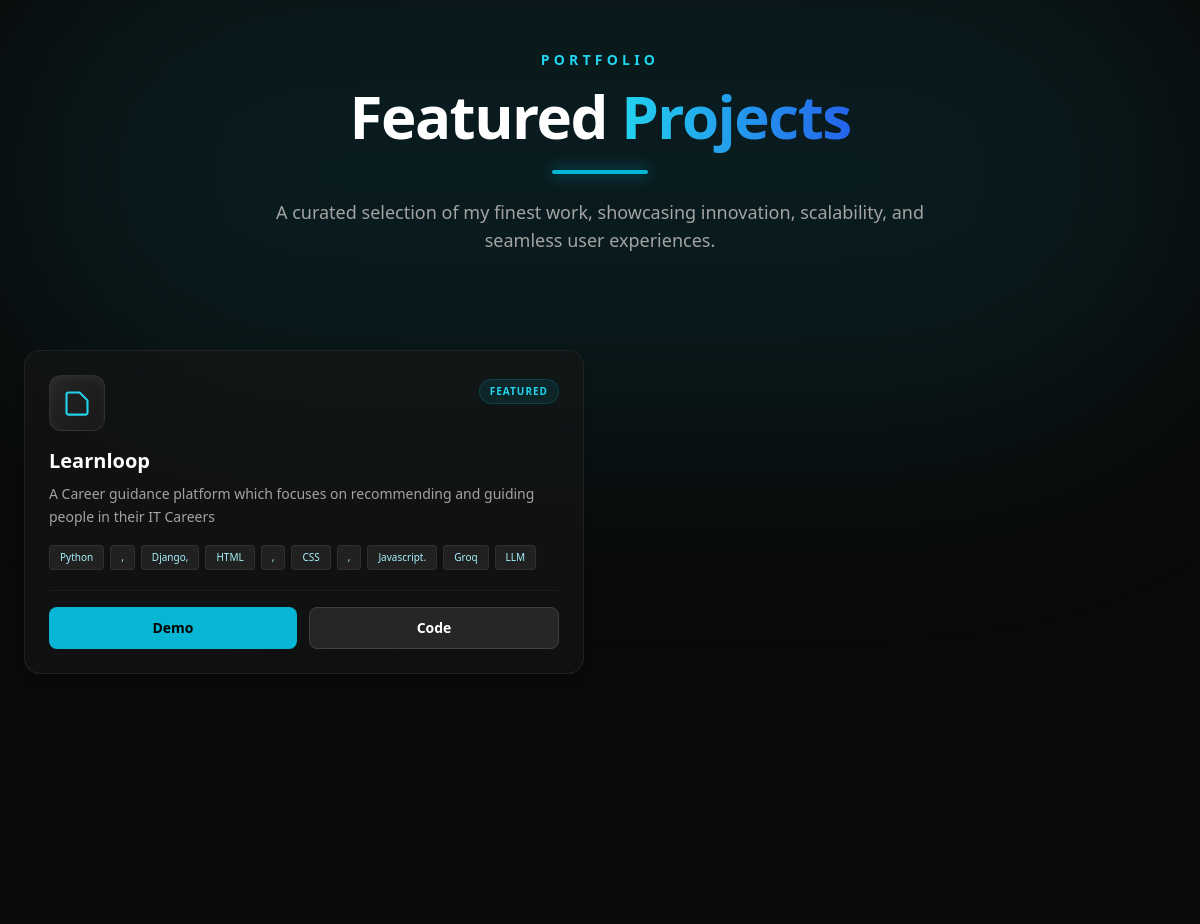
The app's page / (middle part), older data.
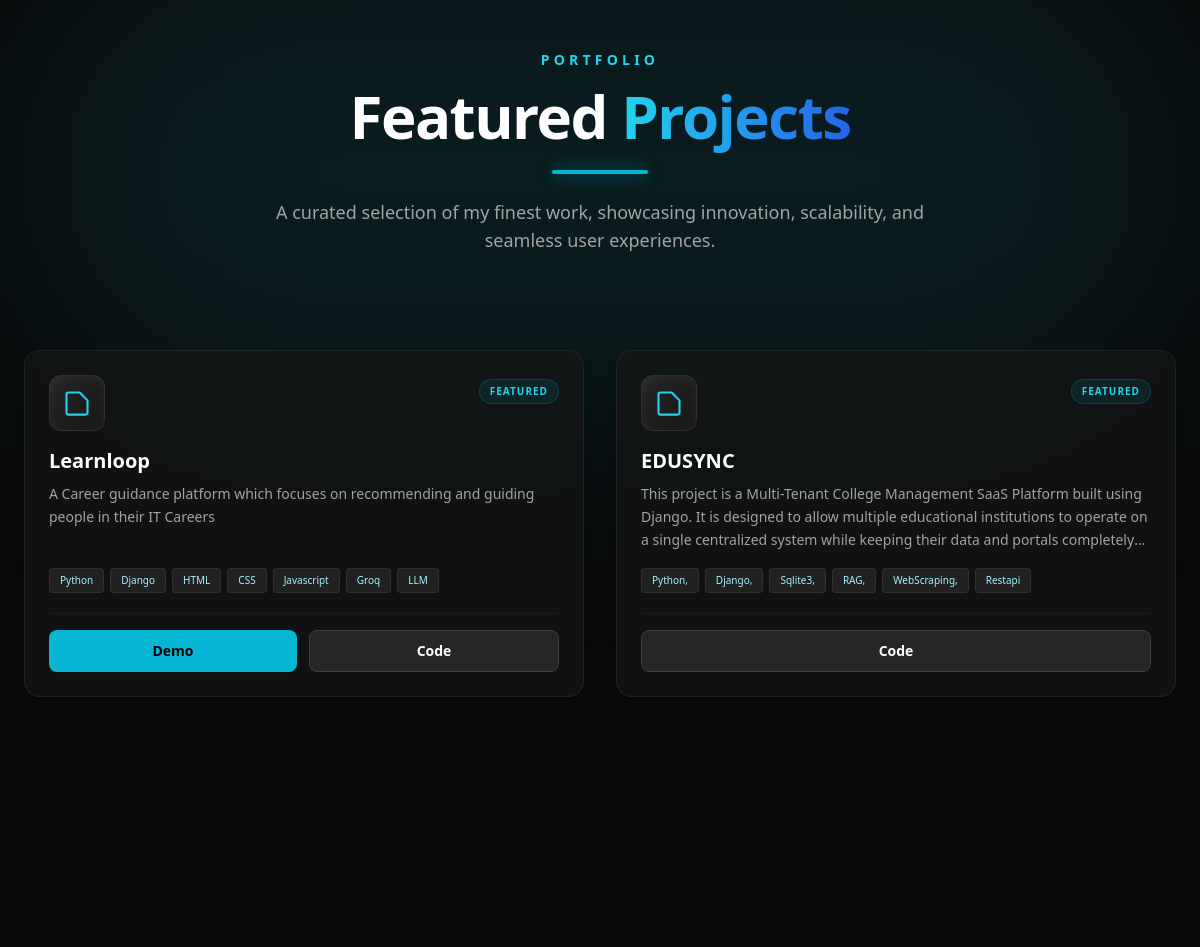
The same page, newer data.
### core/models.py (models this page shows, shortened)
class Project(models.Model):
    title = models.CharField(max_length=200)
    slug = models.SlugField(unique=True)
    short_description = models.CharField(max_length=250)
    description = models.TextField()
    image = models.ImageField(upload_to="projects/")
    github_url = models.URLField(blank=True)
    live_url = models.URLField(blank=True)
    technologies = models.CharField(
        max_length=300,
        help_text="Comma separated values"
    )
    featured = models.BooleanField(default=False)
    display_order = models.PositiveIntegerField(default=0)
    created_at = models.DateField()
    updated_at = models.DateTimeField(auto_now=True)
    class Meta:
        ordering = ["display_order"]

### core/views.py (the view)
# urls.py: path('', views.home, name='home'),
def home(request):
    context = {
        "projects": Project.objects.filter(featured=True),
        "experiences": Experience.objects.all(),
        "educations": Education.objects.all(),
        "services": Service.objects.all(),
        "skills": Skill.objects.all(),
    }
    return render(request, 'home2.html', context)

### core/templates/home2.html (shortened to what this page needs)
{% load static %}
<!DOCTYPE html>
<html lang="en">
  <head>
    <script src="https://cdn.tailwindcss.com"></script>
    <link rel="stylesheet" href="https://cdnjs.cloudflare.com/ajax/libs/font-awesome/6.4.0/css/all.min.css" />
  </head>
  <body class="bg-black text-white">
    <section id="projects" class="relative py-32 bg-neutral-950 overflow-hidden">
      <div class="max-w-7xl mx-auto px-6 relative z-10">
        <div class="text-center mb-24 relative">
          <span class="text-cyan-400 font-bold tracking-[0.3em] uppercase text-sm mb-4 block">Portfolio</span>
          <h2 class="text-5xl md:text-6xl font-black text-white tracking-tight">Featured <span class="text-transparent bg-clip-text bg-gradient-to-r from-cyan-400 to-blue-600">Projects</span></h2>
          <div class="h-1 w-24 bg-cyan-500 mx-auto mt-6 rounded-full shadow-[0_0_15px_rgba(6,182,212,0.6)]"></div>
          <p class="text-neutral-400 mt-6 text-lg max-w-2xl mx-auto">A curated selection of my finest work, showcasing innovation, scalability, and seamless user experiences.</p>
        </div>
        <div class="grid md:grid-cols-2 xl:grid-cols-3 gap-8">
          {% for project in projects %}
            <div class="group relative flex flex-col justify-between bg-neutral-900/60 backdrop-blur-md border border-neutral-800/80 rounded-2xl p-6 transition-all duration-500 shadow-lg hover:shadow-[0_20px_40px_-10px_rgba(6,182,212,0.4)] overflow-visible hover:scale-[1.05] hover:z-50 origin-center cursor-pointer h-full">
              <div class="relative z-10 flex-grow flex flex-col">
                <div class="flex justify-between items-start mb-4">
                  <div class="w-14 h-14 rounded-xl bg-gradient-to-br from-neutral-800 to-neutral-900 border border-neutral-700/50 shadow-[inset_0_2px_10px_rgba(255,255,255,0.05)] flex items-center justify-center group-hover:scale-110 group-hover:border-cyan-500/40 transition-all duration-500">
                  </div>
                  <div class="flex items-center mt-1">
                    <span class="text-[10px] uppercase tracking-widest text-cyan-400 font-bold bg-cyan-500/10 border border-cyan-500/20 px-2.5 py-1 rounded-full group-hover:bg-cyan-500 group-hover:text-black transition-colors duration-300">Featured</span>
                  </div>
                </div>
                <h3 class="text-xl font-bold text-white mb-2 group-hover:text-cyan-300 transition-colors duration-300">{{ project.title }}</h3>
                <div class="relative">
                  <p class="text-neutral-400 leading-relaxed mb-4 text-sm line-clamp-3">{{ project.description }}</p>
                </div>
                <div class="mb-5 mt-auto">
                  <div class="flex flex-wrap gap-1.5">
                    {% for tech in project.technologies.split %}
                      <span class="px-2.5 py-1 rounded bg-neutral-800/80 text-cyan-200 text-[10px] font-medium border border-neutral-700/50 backdrop-blur-sm group-hover:border-cyan-500/30 group-hover:bg-cyan-500/10 transition-colors whitespace-nowrap">{{ tech }}</span>
                    {% endfor %}
                  </div>
                </div>
              </div>
              <div class="relative z-10 flex gap-3 mt-auto border-t border-neutral-800/50 pt-4">
                {% if project.live_url %}
                  <a href="{{ project.live_url }}" target="_blank" class="flex-1 flex items-center justify-center gap-2 py-2.5 rounded-lg bg-cyan-500 text-black text-sm font-bold hover:bg-cyan-400 hover:shadow-[0_0_15px_rgba(34,211,238,0.4)] transition-all duration-300">Demo</a>
                {% endif %}
                {% if project.github_url %}
                  <a href="{{ project.github_url }}" target="_blank" class="flex-1 flex items-center justify-center gap-2 py-2.5 rounded-lg bg-neutral-800 border border-neutral-700 text-white text-sm font-semibold hover:border-cyan-500 hover:text-cyan-400 transition-all duration-300">Code</a>
                {% endif %}
              </div>
            </div>
          {% endfor %}
        </div>
      </div>
    </section>
    <section id="experience" class="relative py-32 bg-neutral-950 overflow-hidden">
    </section>
  </body>
</html>

### core/templates/home2.html (style rules this page uses)
html { scroll-behavior: smooth; }

Row changes from the older to the newer data that the page shows:
added Project: title "EDUSYNC", description "This project is a Multi-Tenant College Management SaaS Platform built using Django. It is designed to allow multiple educational institutions to operate on a single centralized system while keeping their data and portals…", split "Python," "Django," "Sqlite3," "RAG," "WebScraping," "Restapi"
Text that changed along with them:
new list line: "Django"
new list line: "Javascript"
list line gone: "Django,"
list line gone: "Javascript."
